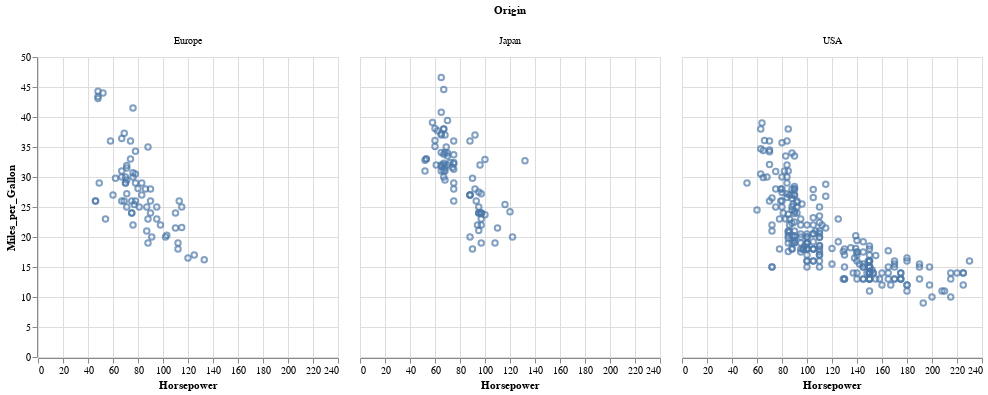

Source (notebook cell):
### Markdown cell above
## Scatter Plot by Columns

### Code cell
## Separates the categorical field "Origin" into different plots


@vlplot(
  data = cars, 
  mark = :point, 
  x = :Horsepower,  
  y = :Miles_per_Gallon, 
  column = :Origin  # Important code here
)

### Figure 1 — Vega-Lite specification as saved in the notebook (floating-point values rounded to 4 significant figures; data arrays with more than 128 entries replaced by an {"elided": "..."} marker saying what was removed)
{"data": {"values": {"elided": "406 records"}}, "mark": "point", "encoding": {"x": {"field": "Horsepower", "type": "quantitative"}, "y": {"field": "Miles_per_Gallon", "type": "quantitative"}, "column": {"field": "Origin", "type": "nominal"}}}
